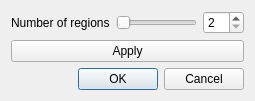
<?xml version="1.0" encoding="UTF-8"?>
<ui version="4.0">
 <class>SplitRegionDialog</class>
 <widget class="QDialog" name="SplitRegionDialog">
  <property name="geometry">
   <rect>
    <x>0</x>
    <y>0</y>
    <width>255</width>
    <height>100</height>
   </rect>
  </property>
  <property name="windowTitle">
   <string>Split Region</string>
  </property>
  <layout class="QVBoxLayout" name="verticalLayout">
   <item>
    <layout class="QHBoxLayout" name="horizontalLayout">
     <item>
      <widget class="QLabel" name="label">
       <property name="text">
        <string>Number of regions</string>
       </property>
      </widget>
     </item>
     <item>
      <widget class="QSlider" name="numberSlider">
       <property name="minimum">
        <number>2</number>
       </property>
       <property name="maximum">
        <number>10</number>
       </property>
       <property name="pageStep">
        <number>2</number>
       </property>
       <property name="orientation">
        <enum>Qt::Horizontal</enum>
       </property>
      </widget>
     </item>
     <item>
      <widget class="QSpinBox" name="numberSpinBox">
       <property name="minimum">
        <number>2</number>
       </property>
       <property name="maximum">
        <number>10</number>
       </property>
      </widget>
     </item>
    </layout>
   </item>
   <item>
    <widget class="QPushButton" name="updateButton">
     <property name="text">
      <string>Apply</string>
     </property>
    </widget>
   </item>
   <item>
    <widget class="QDialogButtonBox" name="buttonBox">
     <property name="orientation">
      <enum>Qt::Horizontal</enum>
     </property>
     <property name="standardButtons">
      <set>QDialogButtonBox::Cancel|QDialogButtonBox::Ok</set>
     </property>
    </widget>
   </item>
  </layout>
 </widget>
 <resources/>
 <connections>
  <connection>
   <sender>buttonBox</sender>
   <signal>accepted()</signal>
   <receiver>SplitRegionDialog</receiver>
   <slot>accept()</slot>
   <hints>
    <hint type="sourcelabel">
     <x>248</x>
     <y>254</y>
    </hint>
    <hint type="destinationlabel">
     <x>157</x>
     <y>274</y>
    </hint>
   </hints>
  </connection>
  <connection>
   <sender>buttonBox</sender>
   <signal>rejected()</signal>
   <receiver>SplitRegionDialog</receiver>
   <slot>reject()</slot>
   <hints>
    <hint type="sourcelabel">
     <x>316</x>
     <y>260</y>
    </hint>
    <hint type="destinationlabel">
     <x>286</x>
     <y>274</y>
    </hint>
   </hints>
  </connection>
 </connections>
</ui>
